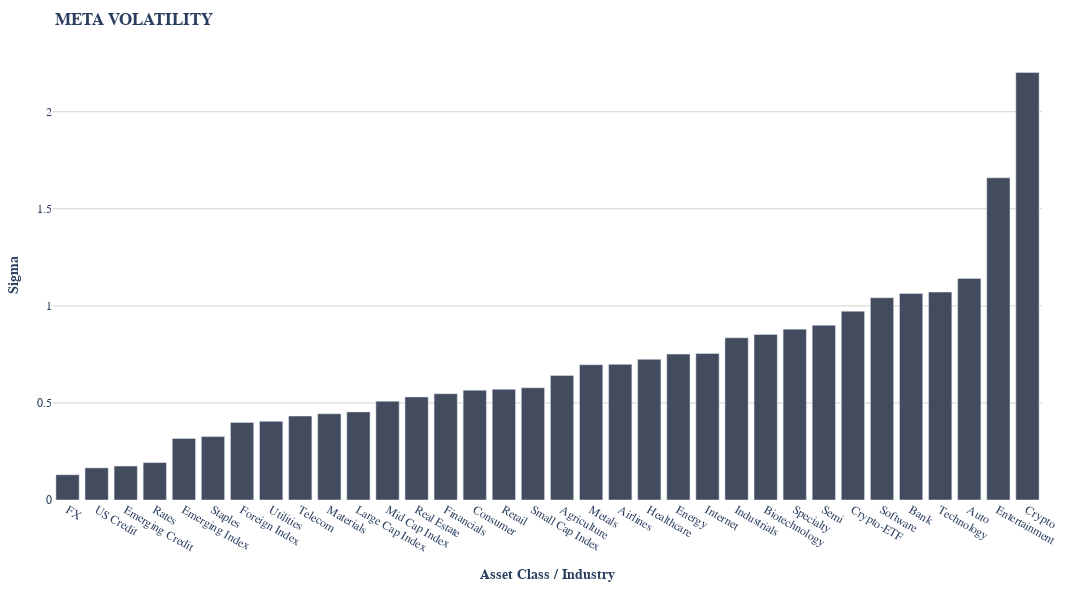

Notebook code for this chart:
### Code cell
fig = px.bar(grouped_by_category.sort('sigma'), x='category', y='sigma')
pu.customize_plotly_chart(fig, font_family='fonts/GeistMono.ttf',  color_palette="#434C5E", x_label="Asset Class / Industry", y_label="Sigma", title="META VOLATILITY", y_grid=False, width=1200, height=600)

### Figure 1 — Plotly figure (JSON) as saved in the notebook; plotly's stock layout.template omitted (floating-point values rounded to 4 significant figures)
{"data": [{"alignmentgroup": "True", "hovertemplate": "category=%{x}<br>sigma=%{y}<extra></extra>", "legendgroup": "", "marker": {"color": "#434C5E", "pattern": {"shape": ""}}, "name": "", "offsetgroup": "", "orientation": "v", "showlegend": false, "textposition": "auto", "type": "bar", "x": ["FX", "US Credit", "Emerging Credit", "Rates", "Emerging Index", "Staples", "Foreign Index", "Utilities", "Telecom", "Materials", "Large Cap Index", "Mid Cap Index", "Real Estate", "Financials", "Consumer", "Retail", "Small Cap Index", "Agriculture", "Metals", "Airlines", "Healthcare", "Energy", "Internet", "Industrials", "Biotechnology", "Specialty", "Semi", "Crypto-ETF", "Software", "Bank", "Technology", "Auto", "Entertainment", "Crypto"], "xaxis": "x", "y": [0.13, 0.1654, 0.1749, 0.1926, 0.3168, 0.3265, 0.3992, 0.4054, 0.4325, 0.4443, 0.4539, 0.5086, 0.531, 0.5476, 0.5657, 0.5706, 0.5782, 0.6416, 0.6969, 0.6987, 0.7246, 0.7515, 0.7551, 0.8355, 0.8529, 0.8801, 0.9005, 0.9726, 1.042, 1.064, 1.071, 1.141, 1.66, 2.202], "yaxis": "y"}], "layout": {"barmode": "relative", "font": {"family": "Roboto Mono, Courier New, monospace"}, "height": 600, "legend": {"tracegroupgap": 0}, "margin": {"b": 100, "l": 50, "r": 50, "t": 50}, "paper_bgcolor": "white", "plot_bgcolor": "white", "title": {"text": "<b>META VOLATILITY</b>"}, "width": 1200, "xaxis": {"anchor": "y", "domain": [0, 1], "gridcolor": "lightgrey", "gridwidth": 1, "showgrid": false, "showline": false, "showticklabels": true, "title": {"text": "<b>Asset Class / Industry</b>"}, "zeroline": false}, "yaxis": {"anchor": "x", "domain": [0, 1], "gridcolor": "lightgrey", "gridwidth": 1, "showgrid": true, "showline": false, "showticklabels": true, "title": {"text": "<b>Sigma</b>"}, "zeroline": false}}}
